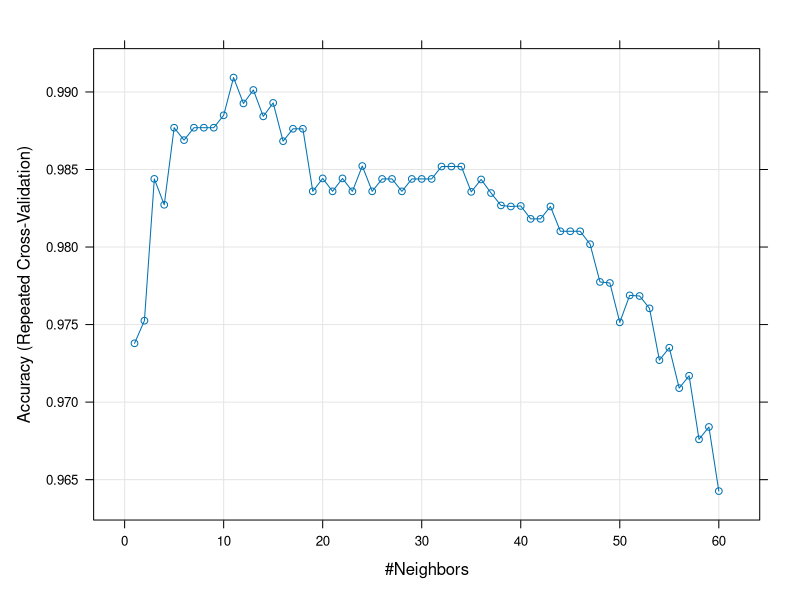

Write the R code that produced this figure.
## ---- chunk 1
library(palmerpenguins)
library(tidyverse)
data("penguins")

penguins <- penguins %>%
    select(species, bill_length_mm, bill_depth_mm, flipper_length_mm, body_mass_g) %>%
    drop_na()

penguins
## ---- chunk 2
#| message: false
#| echo: false
library(caret)
## ---- chunk 3
#| code-fold: false
set.seed(83234)
train_indices <- createDataPartition(y = penguins$species, 
                                     p = 0.7, 
                                     list = FALSE)

train_df <- penguins %>% 
    slice(train_indices)

test_df <-  penguins %>% 
    slice(-train_indices)
## ---- chunk 4
#| code-fold: false
train_df %>% 
    mutate(bill_length_stand = (bill_length_mm - mean(bill_length_mm)) / sd(bill_length_mm)) %>% 
    select(bill_length_mm, bill_length_stand)
## ---- chunk 5
#| code-fold: false

# compute the mean/standard deviation of each variable in the training data frame
standardize_params <- preProcess(train_df,
                                 method = c("center", "scale"))

# transform each variable in the training data frame
train_stand <- predict(standardize_params, train_df)

train_stand
## ---- chunk 6
#| code-fold: false
train_stand %>% 
    select(-species) %>% 
    summarize_all(mean)
## ---- chunk 7
#| code-fold: false

# notice we use the standardized data!
knn_fit <- knn3(species ~ ., k = 1, data = train_stand)
## ---- chunk 8
#| code-fold: false
# process the test data
test_stand <- predict(standardize_params, test_df)
## ---- chunk 9
#| code-fold: false
# get test predictions
species_pred_test = predict(knn_fit, 
                            newdata = test_stand, 
                            type = 'class')
## ---- chunk 10
# compute test set accuracy
test_stand %>% 
    mutate(species_pred = species_pred_test,
           correct_prediction = species_pred == species) %>% 
    summarize(accuracy = mean(correct_prediction))
## ---- chunk 11
#| code-fold: false
set.seed(9832)

# create a numeric vector with values from 1 to 60
k_values_to_try <- seq(from = 1, to = 60)

# setup the tuning parameter selection procedure
training_control <- trainControl(method = "repeatedcv", repeats = 5)

# try all values of k then fit the best to the full training data set
knn_cv <- train(species ~ ., 
                data = train_stand,
                method = "knn",
                trControl = training_control,
                metric = "Accuracy",
                tuneGrid = data.frame(k = k_values_to_try))
## ---- chunk 12
#| code-fold: false
plot(knn_cv)
## ---- chunk 13
#| code-fold: false

# get test predictions
species_pred_test_cv = predict(knn_cv, newdata = test_stand)

# compute the accuracy
test_stand %>% 
    mutate(species_pred = species_pred_test_cv) %>% 
    mutate(correct_prediction = species_pred == species) %>% 
    summarize(accuracy = mean(correct_prediction))
